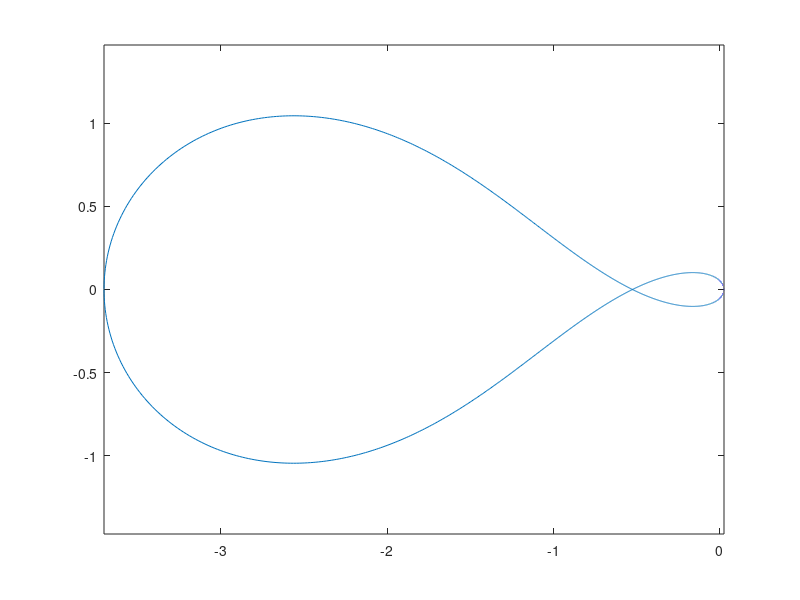

Recreate this plot in MATLAB.
clear all; close all;
w=0:0.001:2*pi;
z=exp(-1i*w);
G=0.1*z.^2./((1-0.1*z).*(1-0.7*z).*(1-1.1*z));
plot(real(G),imag(G));
hold on;
% plot(-0.8:0.01:0.6,0,'b-');
% plot(0,-0.8:0.01:0.8,'b-');
% plot(-0.5346,0,'ro')
axis('equal');
hold off;